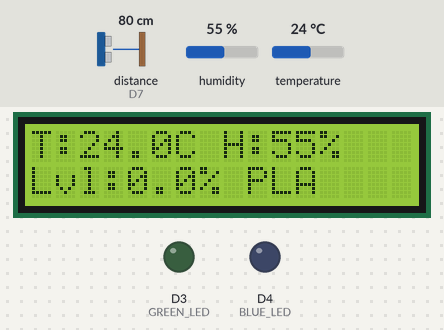
A sketch run on a simulated ESP8266 (NodeMCU). On the bench: 16×2 character LCD, output pins drawn as LEDs (lit = HIGH). Wiring (inferred from the names in the program): ultrasonic range finder: trigger D6; echo D7. The inputs (shaded band) are chosen by the test bench; at power-on: distance to the obstacle (sensor on D7) 80 cm, humidity 55 %, temperature 24 °C. The echo pulse lasts 58.3 µs per cm; pins used as bus, display or sensor lines are not drawn; what the sketch prints to the serial monitor is not drawn.

Above: at 2.8 s.
At 3.9 s:
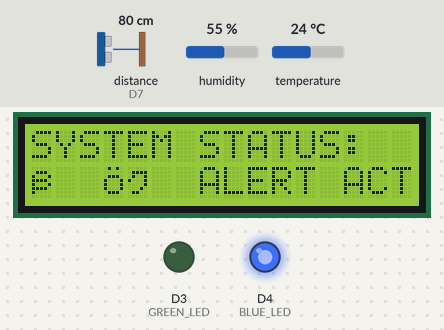
4.0 s: distance to the obstacle (sensor on D7) set to 28 cm
9.3 s: distance to the obstacle (sensor on D7) set to 23 cm
At 10.6 s:
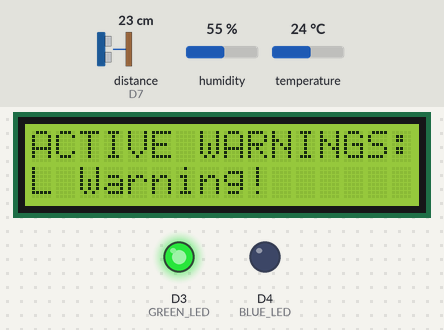
13.3 s: humidity set to 59 %
17.3 s: humidity set to 62 %
At 20.4 s:
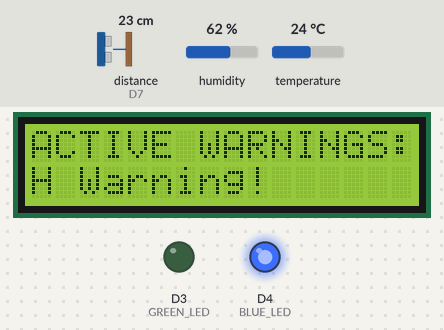
21.3 s: humidity set to 22 %
At 24.6 s:
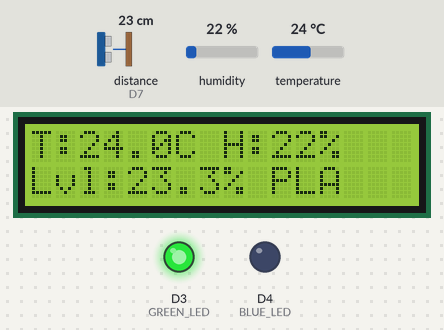
25.3 s: temperature set to 29 °C
29.3 s: temperature set to 32 °C
At 33.1 s:
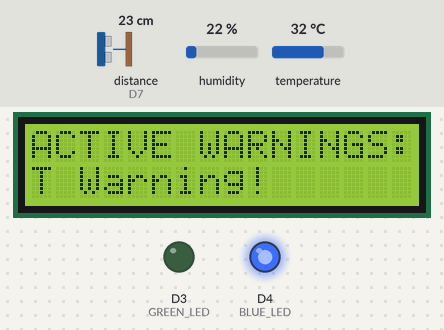
Timing chart, 0 to 34.3 s (numbered marks = the images above; inputs shaded):
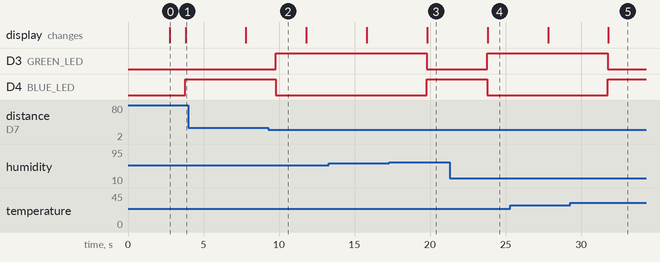

Measured:
- the behaviour switches between 26 and 25 cm on distance to the obstacle (sensor on D7) (found by bisection; images 1 and 2)
- the behaviour switches between 60 and 61 % on humidity (found by bisection; images 2 and 3)
- the behaviour switches between 30 and 31 °C on temperature (found by bisection; images 4 and 5)
- after the input at 9.3 s, D3 (GREEN_LED): LOW → HIGH after 0.48 s; D4 (BLUE_LED): HIGH → LOW after 0.48 s
- after the input at 17.3 s, D3 (GREEN_LED): HIGH → LOW after 2.5 s; D4 (BLUE_LED): LOW → HIGH after 2.5 s; the display: changes after 2.5 s (image 3)
- after the input at 21.3 s, D3 (GREEN_LED): LOW → HIGH after 2.5 s; D4 (BLUE_LED): HIGH → LOW after 2.5 s; the display: changes after 2.5 s (image 4)
- after the input at 29.3 s, D3 (GREEN_LED): HIGH → LOW after 2.5 s; D4 (BLUE_LED): LOW → HIGH after 2.5 s; the display: changes after 2.5 s (image 5)

The sketch:

nodemcu_serial.ino
```cpp
#include <Wire.h>
#include <LiquidCrystal_I2C.h>
#include <DHT11.h>

// ==========================================
// 1. PIN DEFINITIONS & MODULES
// ==========================================
#define DHTPIN D5
#define TRIG D6
#define ECHO D7
#define GREEN_LED D3
#define BLUE_LED D4
#define TANK_HEIGHT 30.0

LiquidCrystal_I2C lcd(0x27, 16, 2); // Initialized with default address 0x27
DHT11 dht11(DHTPIN);

// Cached sensor readings
float currentTemp = 0.0;
float currentHum = 0.0;
float currentLevel = 0.0;

bool hasCurrentAlert = false;
bool isTempAlert = false;
bool isHumAlert = false;
bool isLevelAlert = false;

const float TEMP_LIMIT = 30.0;
const float HUM_LIMIT = 60.0;
const float LEVEL_LIMIT = 15.0;

// Timing intervals
unsigned long lastSensorReadTime = 0;
const unsigned long SENSOR_READ_INTERVAL = 2000; // Read sensors every 2 seconds

unsigned long lastLCDCycleTime = 0;
const unsigned long LCD_CYCLE_INTERVAL = 3000;   // Cycle LCD pages every 3 seconds
int lcdPage = 0;

// ==========================================
// 2. HELPER FUNCTIONS
// ==========================================

// Read distance from Ultrasonic HC-SR04
float getDistance() {
  digitalWrite(TRIG, LOW);
  delayMicroseconds(2);
  digitalWrite(TRIG, HIGH);
  delayMicroseconds(10);
  digitalWrite(TRIG, LOW);

  long duration = pulseIn(ECHO, HIGH, 30000); // 30ms timeout
  if (duration == 0) return -1.0;
  return duration * 0.0343 / 2.0;
}

// Update text on I2C LCD Display
void updateLCD(int page) {
  lcd.clear();

  if (page == 0) {
    // Page 0: Live Readings
    lcd.setCursor(0, 0);
    lcd.print("T:"); lcd.print(currentTemp, 1); lcd.print("C H:"); lcd.print(currentHum, 0); lcd.print("%");
    lcd.setCursor(0, 1);
    lcd.print("Lvl:"); lcd.print(currentLevel, 1); lcd.print("% PLA");
  }
  else if (page == 1) {
    // Page 1: System Status
    lcd.setCursor(0, 0);
    lcd.print("SYSTEM STATUS:");
    lcd.setCursor(0, 1);
    if (hasCurrentAlert) {
      lcd.print("⚠️ ALERT ACTIVE");
    } else {
      lcd.print("✅ SAFE & STABLE");
    }
  }
  else if (page == 2) {
    // Page 2: Warnings list
    lcd.setCursor(0, 0);
    lcd.print("ACTIVE WARNINGS:");
    lcd.setCursor(0, 1);
    if (!isTempAlert && !isHumAlert && !isLevelAlert) {
      lcd.print("None - Safe");
    } else {
      if (isTempAlert) lcd.print("T ");
      if (isHumAlert) lcd.print("H ");
      if (isLevelAlert) lcd.print("L ");
      lcd.print("Warning!");
    }
  }
}

// ==========================================
// 3. MAIN SETUP & LOOP
// ==========================================
void setup() {
  Serial.begin(115200);

  // Setup hardware pins
  pinMode(TRIG, OUTPUT);
  pinMode(ECHO, INPUT);
  pinMode(GREEN_LED, OUTPUT);
  pinMode(BLUE_LED, OUTPUT);

  digitalWrite(GREEN_LED, LOW);
  digitalWrite(BLUE_LED, LOW);

  // Initialize I2C and LCD
  Wire.begin(D2, D1); // SDA = D2, SCL = D1

  // Attempt robust LCD init
  lcd.begin(16, 2);
  lcd.init();
  lcd.backlight();
  lcd.clear();
  lcd.print("REMAC system");
  lcd.setCursor(0, 1);
  lcd.print("Booting up...");
  delay(1500);

  // Read sensors immediately so LCD has data right away
  float temperature = dht11.readTemperature();
  float humidity = dht11.readHumidity();
  float distance = getDistance();

  if (!isnan(temperature)) currentTemp = temperature;
  if (!isnan(humidity)) currentHum = humidity;
  if (distance >= 0) {
    currentLevel = ((TANK_HEIGHT - distance) / TANK_HEIGHT) * 100.0;
    if (currentLevel < 0) currentLevel = 0.0;
    if (currentLevel > 100) currentLevel = 100.0;
  }

  updateLCD(0);
}

void loop() {
  unsigned long currentMillis = millis();

  // 1. Read Sensors and output data to USB Serial every 2 seconds
  if (currentMillis - lastSensorReadTime >= SENSOR_READ_INTERVAL) {
    lastSensorReadTime = currentMillis;

    float temperature = dht11.readTemperature();
    float humidity = dht11.readHumidity();
    float distance = getDistance();
    float level = 0.0;

    // Load cached value if sensor fails to read
    if (isnan(temperature)) temperature = currentTemp;
    if (isnan(humidity)) humidity = currentHum;

    if (distance < 0) {
      level = currentLevel;
    } else {
      level = ((TANK_HEIGHT - distance) / TANK_HEIGHT) * 100.0;
      if (level > 100) level = 100.0;
      if (level < 0) level = 0.0;
    }

    // Set Alert flags
    isTempAlert = temperature > TEMP_LIMIT;
    isHumAlert = humidity > HUM_LIMIT;
    isLevelAlert = level < LEVEL_LIMIT;
    hasCurrentAlert = isTempAlert || isHumAlert || isLevelAlert;

    // LED indicators
    if (hasCurrentAlert) {
      digitalWrite(GREEN_LED, LOW);
      digitalWrite(BLUE_LED, HIGH);
    } else {
      digitalWrite(GREEN_LED, HIGH);
      digitalWrite(BLUE_LED, LOW);
    }

    // Cache readings locally
    currentTemp = temperature;
    currentHum = humidity;
    currentLevel = level;

    // Format sensor data as a simple JSON string over Serial
    Serial.print("DATA:");
    Serial.print("{\"temperature\":"); Serial.print(temperature, 1);
    Serial.print(",\"humidity\":"); Serial.print(humidity, 1);
    Serial.print(",\"distance\":"); Serial.print(distance, 1);
    Serial.print(",\"material_level\":"); Serial.print(level, 1);
    Serial.println("}");
  }

  // 2. Cycle LCD display screens every 3 seconds
  if (currentMillis - lastLCDCycleTime >= LCD_CYCLE_INTERVAL) {
    lastLCDCycleTime = currentMillis;
    lcdPage = (lcdPage + 1) % 3;
    updateLCD(lcdPage);
  }
}
```
